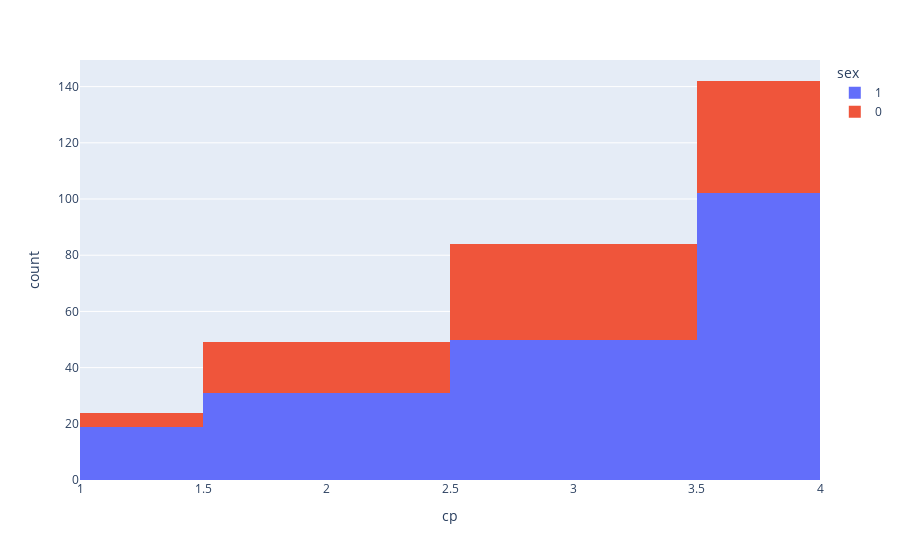

The notebook cell this image was saved under:
### Code cell
fig = px.histogram(data_frame=df, x='cp', color='sex')
fig.update_xaxes(range=[1, 4])
fig.show()

### Figure 1 — Plotly figure (JSON) as saved in the notebook; plotly's stock layout.template omitted (floating-point values rounded to 4 significant figures; data arrays with more than 128 entries replaced by an {"elided": "..."} marker saying what was removed)
{"data": [{"alignmentgroup": "True", "bingroup": "x", "hovertemplate": "sex=1<br>cp=%{x}<br>count=%{y}<extra></extra>", "legendgroup": "1", "marker": {"color": "#636efa", "pattern": {"shape": ""}}, "name": "1", "offsetgroup": "1", "orientation": "v", "showlegend": true, "type": "histogram", "x": {"elided": "205 int values"}, "xaxis": "x", "yaxis": "y"}, {"alignmentgroup": "True", "bingroup": "x", "hovertemplate": "sex=0<br>cp=%{x}<br>count=%{y}<extra></extra>", "legendgroup": "0", "marker": {"color": "#EF553B", "pattern": {"shape": ""}}, "name": "0", "offsetgroup": "0", "orientation": "v", "showlegend": true, "type": "histogram", "x": [2, 4, 4, 2, 3, 1, 3, 3, 1, 1, 4, 3, 3, 3, 4, 4, 3, 4, 3, 3, 3, 4, 2, 4, 4, 3, 2, 3, 4, 3, 3, 4, 2, 2, 4, 4, 4, 4, 2, 4, 3, 4, 2, 4, 4, 3, 4, 3, 4, 2, 4, 4, 3, 3, 3, 4, 2, 3, 3, 4, 2, 3, 2, 2, 4, 3, 3, 3, 4, 3, 3, 2, 1, 4, 3, 3, 4, 4, 4, 2, 4, 4, 2, 0, 1, 2, 4, 3, 2, 4, 3, 3, 4, 4, 3, 4, 4, 4], "xaxis": "x", "yaxis": "y"}], "layout": {"barmode": "relative", "legend": {"title": {"text": "sex"}, "tracegroupgap": 0}, "margin": {"t": 60}, "xaxis": {"anchor": "y", "domain": [0, 1], "range": [1, 4], "title": {"text": "cp"}}, "yaxis": {"anchor": "x", "domain": [0, 1], "title": {"text": "count"}}}}
